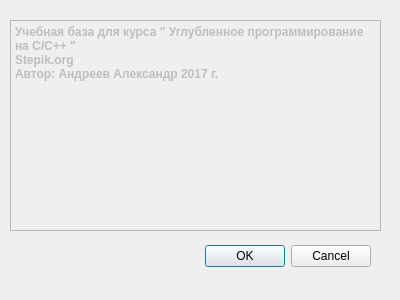
<?xml version="1.0" encoding="UTF-8"?>
<ui version="4.0">
 <class>AboutDialog</class>
 <widget class="QDialog" name="AboutDialog">
  <property name="windowModality">
   <enum>Qt::WindowModal</enum>
  </property>
  <property name="geometry">
   <rect>
    <x>0</x>
    <y>0</y>
    <width>400</width>
    <height>300</height>
   </rect>
  </property>
  <property name="windowTitle">
   <string>Dialog</string>
  </property>
  <widget class="QDialogButtonBox" name="buttonBox">
   <property name="geometry">
    <rect>
     <x>30</x>
     <y>240</y>
     <width>341</width>
     <height>32</height>
    </rect>
   </property>
   <property name="orientation">
    <enum>Qt::Horizontal</enum>
   </property>
   <property name="standardButtons">
    <set>QDialogButtonBox::Cancel|QDialogButtonBox::Ok</set>
   </property>
  </widget>
  <widget class="QPlainTextEdit" name="plainTextEdit">
   <property name="enabled">
    <bool>false</bool>
   </property>
   <property name="geometry">
    <rect>
     <x>10</x>
     <y>20</y>
     <width>371</width>
     <height>211</height>
    </rect>
   </property>
   <property name="font">
    <font>
     <weight>75</weight>
     <bold>true</bold>
    </font>
   </property>
   <property name="plainText">
    <string>Учебная база для курса &quot; Углубленное программирование на C/C++ &quot;
Stepik.org
Автор: Андреев Александр 2017 г.</string>
   </property>
  </widget>
 </widget>
 <resources/>
 <connections>
  <connection>
   <sender>buttonBox</sender>
   <signal>accepted()</signal>
   <receiver>AboutDialog</receiver>
   <slot>accept()</slot>
   <hints>
    <hint type="sourcelabel">
     <x>248</x>
     <y>254</y>
    </hint>
    <hint type="destinationlabel">
     <x>157</x>
     <y>274</y>
    </hint>
   </hints>
  </connection>
  <connection>
   <sender>buttonBox</sender>
   <signal>rejected()</signal>
   <receiver>AboutDialog</receiver>
   <slot>reject()</slot>
   <hints>
    <hint type="sourcelabel">
     <x>316</x>
     <y>260</y>
    </hint>
    <hint type="destinationlabel">
     <x>286</x>
     <y>274</y>
    </hint>
   </hints>
  </connection>
 </connections>
</ui>
